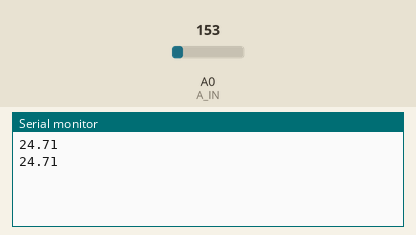
Recording of a sketch running on a simulated Arduino Uno, built with avr-gcc and run on an emulated ATmega328P. On the bench: the last lines printed to the serial monitor. The test bench sets the inputs (shaded band); at power-on: A0 (A_IN) = 153.

Above: at 1.8 s.
1.9 s: A0 (A_IN) set to 165
At 2.8 s:
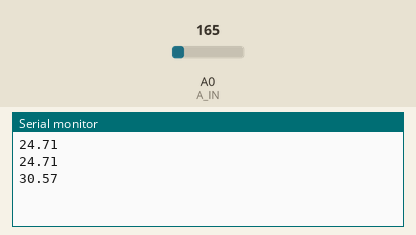
3.4 s: A0 (A_IN) set to 175
At 4.8 s:
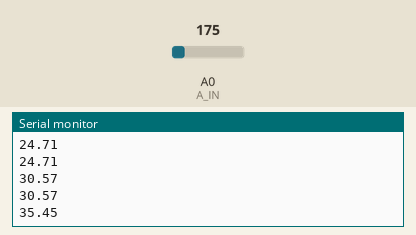
Timing chart, 0 to 6.4 s (numbered marks = the images above; inputs shaded):
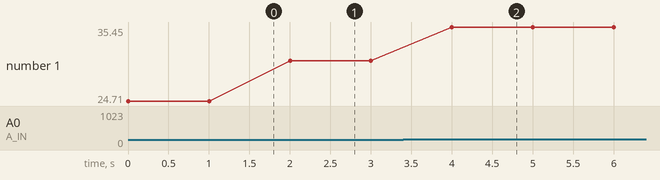

Measured:
- after the input at 1.9 s, the serial monitor: prints a new line after 0.10 s (image 1)
- after the input at 3.4 s, the serial monitor: prints a new line after 0.60 s (image 2)
- plotted number 1: 24.71 → 30.57 after the input at 1.9 s, 30.57 → 35.45 after the input at 3.4 s

The sketch:

tmp36.ino
```cpp
/**
 * Measures the temperature using a TMP36 high acuracy temperature sensor.
 *
 * Facing flat side of sensor:
 *   left => 5V
 *   middle => analogue pin 0
 *   right => ground
 *
 * Get computer to read out temperatuer every 5 seconds using espeak:
 *
 *   while [ "true" ]; do espeak "the temperature is $(cat /dev/ttyUSB0) degrees celcius"; sleep 5; done
 *
 */

#define A_IN 0

void setup()
{
  Serial.begin(9600);
}

void loop()
{
  // read voltage from TMP36
  int reading = analogRead(A_IN);

  // convert to voltage (use 3.3 for 3.3V power)
  float voltage = reading * 5;
  voltage /= 1024;

  // 10mv per degree, with 500mv as offset for negative temps
  float tempC = (voltage - 0.5) * 100;

  Serial.println(tempC);

  delay(1000);
}
```
